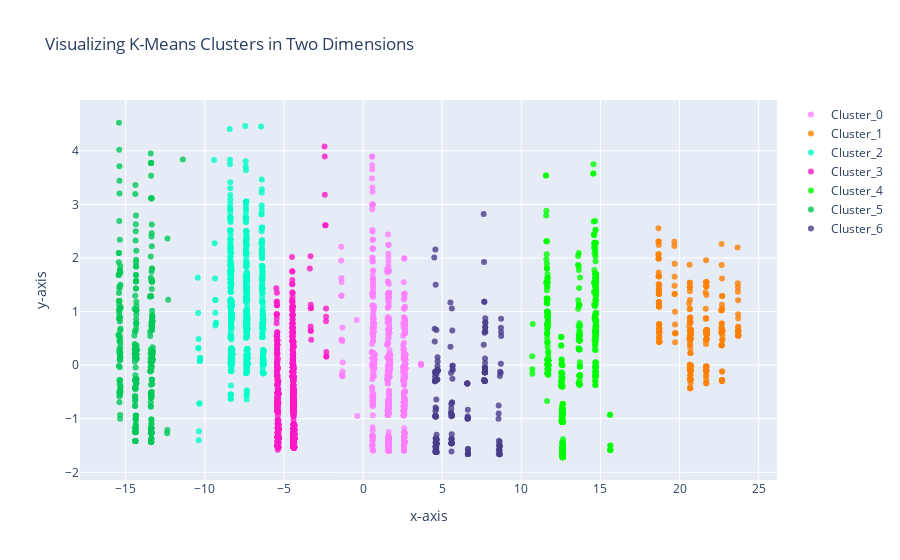

The notebook cell this image was saved under:
### Markdown cell above
Using PCA for reducing the dimensions of the data, and then visualizing the clusters in 2D.

### Code cell
from sklearn.decomposition import PCA
import plotly as py
import plotly.graph_objs as pyplt
from plotly.offline import download_plotlyjs, init_notebook_mode, plot, iplot

def get_PCA_dataset(n, data, cluster_labels):  # Function for reducing the dimension of the dataset
    get_pca = PCA(n_components = n)
    pca_dataset = pd.DataFrame(get_pca.fit_transform(data.drop([cluster_labels, 'target'], axis = 1)))
    return pca_dataset

def visualize_clusters(data, cluster_column, clustering_algorithm): # Function for visualizing clusters
    data_2D = get_PCA_dataset(2, data, cluster_column)
    data_2D.columns = ["PCA_2D_1", "PCA_2D_2"]
    plot_data = pd.concat([data, data_2D], axis=1, join='inner')

    cluster_0 = plot_data[plot_data[cluster_column] == 0]
    cluster_1 = plot_data[plot_data[cluster_column] == 1]
    cluster_2 = plot_data[plot_data[cluster_column] == 2]
    cluster_3 = plot_data[plot_data[cluster_column] == 3]
    cluster_4 = plot_data[plot_data[cluster_column] == 4]
    cluster_5 = plot_data[plot_data[cluster_column] == 5]
    cluster_6 = plot_data[plot_data[cluster_column] == 6]

    target_0 = pyplt.Scatter(x=cluster_0["PCA_2D_1"], y=cluster_0["PCA_2D_2"], mode="markers", name="Cluster_0", marker=dict(color='rgba(255,128,255,0.8)'), text=None)
    target_1 = pyplt.Scatter(x=cluster_1["PCA_2D_1"], y=cluster_1["PCA_2D_2"], mode="markers", name="Cluster_1", marker=dict(color='rgba(255,128,2,0.8)'), text=None)
    target_2 = pyplt.Scatter(x=cluster_2["PCA_2D_1"], y=cluster_2["PCA_2D_2"], mode="markers", name="Cluster_2", marker=dict(color='rgba(0,255,200,0.8)'), text=None)
    target_3 = pyplt.Scatter(x=cluster_3["PCA_2D_1"], y=cluster_3["PCA_2D_2"], mode="markers", name="Cluster_3", marker=dict(color='rgba(255,25,200,0.8)'), text=None)
    target_4 = pyplt.Scatter(x=cluster_4["PCA_2D_1"], y=cluster_4["PCA_2D_2"], mode="markers", name="Cluster_4", marker=dict(color='rgba(0,255,2,0.8)'), text=None)
    target_5 = pyplt.Scatter(x=cluster_5["PCA_2D_1"], y=cluster_5["PCA_2D_2"], mode="markers", name="Cluster_5", marker=dict(color='rgba(0,201,87,0.8)'), text=None)
    target_6 = pyplt.Scatter(x=cluster_6["PCA_2D_1"], y=cluster_6["PCA_2D_2"], mode="markers", name="Cluster_6", marker=dict(color='rgba(72,61,139,0.8)'), text=None)

    data_targets = [target_0, target_1, target_2, target_3, target_4, target_5, target_6]
    title = "Visualizing "+str(clustering_algorithm)+" Clusters in Two Dimensions"
    layout = dict(title = title, xaxis = dict(title='x-axis', ticklen=5, zeroline=False), yaxis = dict(title='y-axis', ticklen=5, zeroline=False))
    figure = dict(data = data_targets, layout = layout)
    iplot(figure)
    return plot_data

visualize_clusters(data_sampled, 'Cluster', 'K-Means')

### Figure 1 — Plotly figure (JSON) as saved in the notebook; plotly's stock layout.template omitted (floating-point values rounded to 4 significant figures; data arrays with more than 128 entries replaced by an {"elided": "..."} marker saying what was removed)
{"data": [{"marker": {"color": "rgba(255,128,255,0.8)"}, "mode": "markers", "name": "Cluster_0", "type": "scatter", "x": {"elided": "998 float values"}, "y": {"elided": "998 float values"}}, {"marker": {"color": "rgba(255,128,2,0.8)"}, "mode": "markers", "name": "Cluster_1", "type": "scatter", "x": {"elided": "296 float values"}, "y": {"elided": "296 float values"}}, {"marker": {"color": "rgba(0,255,200,0.8)"}, "mode": "markers", "name": "Cluster_2", "type": "scatter", "x": {"elided": "1053 float values"}, "y": {"elided": "1053 float values"}}, {"marker": {"color": "rgba(255,25,200,0.8)"}, "mode": "markers", "name": "Cluster_3", "type": "scatter", "x": {"elided": "1361 float values"}, "y": {"elided": "1361 float values"}}, {"marker": {"color": "rgba(0,255,2,0.8)"}, "mode": "markers", "name": "Cluster_4", "type": "scatter", "x": {"elided": "756 float values"}, "y": {"elided": "756 float values"}}, {"marker": {"color": "rgba(0,201,87,0.8)"}, "mode": "markers", "name": "Cluster_5", "type": "scatter", "x": {"elided": "346 float values"}, "y": {"elided": "346 float values"}}, {"marker": {"color": "rgba(72,61,139,0.8)"}, "mode": "markers", "name": "Cluster_6", "type": "scatter", "x": {"elided": "190 float values"}, "y": {"elided": "190 float values"}}], "layout": {"title": {"text": "Visualizing K-Means Clusters in Two Dimensions"}, "xaxis": {"ticklen": 5, "title": {"text": "x-axis"}, "zeroline": false}, "yaxis": {"ticklen": 5, "title": {"text": "y-axis"}, "zeroline": false}}}
